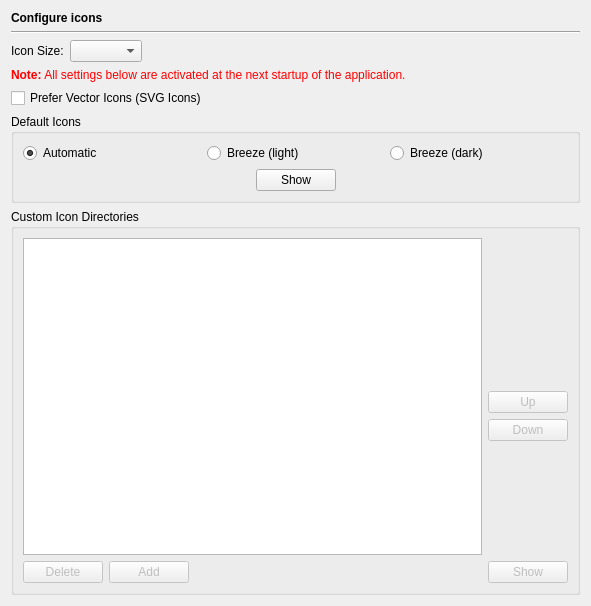
<?xml version="1.0" encoding="UTF-8"?>
<ui version="4.0">
 <class>IconsPage</class>
 <widget class="QWidget" name="IconsPage">
  <property name="geometry">
   <rect>
    <x>0</x>
    <y>0</y>
    <width>591</width>
    <height>606</height>
   </rect>
  </property>
  <layout class="QVBoxLayout" name="verticalLayout_2">
   <item>
    <widget class="QLabel" name="headerLabel">
     <property name="text">
      <string>&lt;b&gt;Configure icons&lt;/b&gt;</string>
     </property>
    </widget>
   </item>
   <item>
    <widget class="Line" name="line10">
     <property name="frameShape">
      <enum>QFrame::HLine</enum>
     </property>
     <property name="frameShadow">
      <enum>QFrame::Sunken</enum>
     </property>
     <property name="orientation">
      <enum>Qt::Horizontal</enum>
     </property>
    </widget>
   </item>
   <item>
    <layout class="QHBoxLayout" name="horizontalLayout_4">
     <item>
      <widget class="QLabel" name="label_5">
       <property name="text">
        <string>Icon Size:</string>
       </property>
      </widget>
     </item>
     <item>
      <widget class="QComboBox" name="iconSizeComboBox">
       <property name="toolTip">
        <string>Select the icon size</string>
       </property>
      </widget>
     </item>
     <item>
      <spacer name="horizontalSpacer_3">
       <property name="orientation">
        <enum>Qt::Horizontal</enum>
       </property>
       <property name="sizeHint" stdset="0">
        <size>
         <width>396</width>
         <height>20</height>
        </size>
       </property>
      </spacer>
     </item>
    </layout>
   </item>
   <item>
    <widget class="QLabel" name="TextLabel1_2_2_2">
     <property name="text">
      <string>&lt;font color=&quot;#FF0000&quot;&gt;&lt;b&gt;Note:&lt;/b&gt; All settings below are activated at the next startup of the application.&lt;/font&gt;</string>
     </property>
    </widget>
   </item>
   <item>
    <widget class="QCheckBox" name="vectorIconsCheckBox">
     <property name="toolTip">
      <string>Select this in order to prefer vector based SVG icons (pixel based icons as fallback). If unchecked pixel based are prefered.</string>
     </property>
     <property name="text">
      <string>Prefer Vector Icons (SVG Icons)</string>
     </property>
    </widget>
   </item>
   <item>
    <widget class="QGroupBox" name="groupBox_2">
     <property name="title">
      <string>Default Icons</string>
     </property>
     <layout class="QVBoxLayout" name="verticalLayout">
      <item>
       <layout class="QHBoxLayout" name="horizontalLayout_3">
        <item>
         <widget class="QRadioButton" name="defaultAutomaticButton">
          <property name="toolTip">
           <string>Select to select between Breeze (dark) and Breeze (light) based on the window lightness</string>
          </property>
          <property name="text">
           <string>Automatic</string>
          </property>
          <property name="checked">
           <bool>true</bool>
          </property>
         </widget>
        </item>
        <item>
         <widget class="QRadioButton" name="defaultBreezeLightButton">
          <property name="toolTip">
           <string>Select to use the Breeze vector icons for light window background</string>
          </property>
          <property name="text">
           <string>Breeze (light)</string>
          </property>
         </widget>
        </item>
        <item>
         <widget class="QRadioButton" name="defaultBreezeDarkButton">
          <property name="toolTip">
           <string>Select to use the Breeze vector icons for dark window background</string>
          </property>
          <property name="text">
           <string>Breeze (dark)</string>
          </property>
         </widget>
        </item>
       </layout>
      </item>
      <item>
       <layout class="QHBoxLayout" name="horizontalLayout_2">
        <item>
         <spacer name="horizontalSpacer">
          <property name="orientation">
           <enum>Qt::Horizontal</enum>
          </property>
          <property name="sizeHint" stdset="0">
           <size>
            <width>40</width>
            <height>20</height>
           </size>
          </property>
         </spacer>
        </item>
        <item>
         <widget class="QPushButton" name="showDefaultIconsButton">
          <property name="toolTip">
           <string>Press to show a dialog with a preview of the selected default icon set</string>
          </property>
          <property name="text">
           <string>Show</string>
          </property>
         </widget>
        </item>
        <item>
         <spacer name="horizontalSpacer_2">
          <property name="orientation">
           <enum>Qt::Horizontal</enum>
          </property>
          <property name="sizeHint" stdset="0">
           <size>
            <width>40</width>
            <height>20</height>
           </size>
          </property>
         </spacer>
        </item>
       </layout>
      </item>
     </layout>
    </widget>
   </item>
   <item>
    <widget class="QGroupBox" name="groupBox">
     <property name="title">
      <string>Custom Icon Directories</string>
     </property>
     <layout class="QGridLayout" name="gridLayout">
      <item row="0" column="0">
       <widget class="QListWidget" name="iconDirectoryList">
        <property name="toolTip">
         <string>List of icon directories</string>
        </property>
        <property name="alternatingRowColors">
         <bool>true</bool>
        </property>
       </widget>
      </item>
      <item row="0" column="1">
       <layout class="QVBoxLayout">
        <item>
         <spacer>
          <property name="orientation">
           <enum>Qt::Vertical</enum>
          </property>
          <property name="sizeType">
           <enum>QSizePolicy::Expanding</enum>
          </property>
          <property name="sizeHint" stdset="0">
           <size>
            <width>20</width>
            <height>209</height>
           </size>
          </property>
         </spacer>
        </item>
        <item>
         <widget class="QPushButton" name="upButton">
          <property name="enabled">
           <bool>false</bool>
          </property>
          <property name="text">
           <string>Up</string>
          </property>
         </widget>
        </item>
        <item>
         <widget class="QPushButton" name="downButton">
          <property name="enabled">
           <bool>false</bool>
          </property>
          <property name="text">
           <string>Down</string>
          </property>
         </widget>
        </item>
        <item>
         <spacer>
          <property name="orientation">
           <enum>Qt::Vertical</enum>
          </property>
          <property name="sizeType">
           <enum>QSizePolicy::Expanding</enum>
          </property>
          <property name="sizeHint" stdset="0">
           <size>
            <width>20</width>
            <height>170</height>
           </size>
          </property>
         </spacer>
        </item>
       </layout>
      </item>
      <item row="1" column="0">
       <layout class="QHBoxLayout" name="horizontalLayout">
        <item>
         <widget class="QPushButton" name="deleteIconDirectoryButton">
          <property name="enabled">
           <bool>false</bool>
          </property>
          <property name="toolTip">
           <string>Press to delete the selected directory from the list</string>
          </property>
          <property name="text">
           <string>Delete</string>
          </property>
         </widget>
        </item>
        <item>
         <widget class="QPushButton" name="addIconDirectoryButton">
          <property name="enabled">
           <bool>false</bool>
          </property>
          <property name="toolTip">
           <string>Press to add the entered directory to the list</string>
          </property>
          <property name="text">
           <string>Add</string>
          </property>
         </widget>
        </item>
        <item>
         <widget class="EricPathPicker" name="iconDirectoryPicker" native="true">
          <property name="sizePolicy">
           <sizepolicy hsizetype="Expanding" vsizetype="Preferred">
            <horstretch>0</horstretch>
            <verstretch>0</verstretch>
           </sizepolicy>
          </property>
          <property name="focusPolicy">
           <enum>Qt::StrongFocus</enum>
          </property>
         </widget>
        </item>
       </layout>
      </item>
      <item row="1" column="1">
       <widget class="QPushButton" name="showIconsButton">
        <property name="enabled">
         <bool>false</bool>
        </property>
        <property name="text">
         <string>Show</string>
        </property>
       </widget>
      </item>
     </layout>
    </widget>
   </item>
  </layout>
 </widget>
 <customwidgets>
  <customwidget>
   <class>EricPathPicker</class>
   <extends>QWidget</extends>
   <header>eric7/EricWidgets/EricPathPicker.h</header>
   <container>1</container>
  </customwidget>
 </customwidgets>
 <tabstops>
  <tabstop>iconSizeComboBox</tabstop>
  <tabstop>vectorIconsCheckBox</tabstop>
  <tabstop>defaultAutomaticButton</tabstop>
  <tabstop>defaultBreezeLightButton</tabstop>
  <tabstop>defaultBreezeDarkButton</tabstop>
  <tabstop>showDefaultIconsButton</tabstop>
  <tabstop>iconDirectoryList</tabstop>
  <tabstop>iconDirectoryPicker</tabstop>
  <tabstop>addIconDirectoryButton</tabstop>
  <tabstop>showIconsButton</tabstop>
  <tabstop>deleteIconDirectoryButton</tabstop>
  <tabstop>upButton</tabstop>
  <tabstop>downButton</tabstop>
 </tabstops>
 <resources/>
 <connections/>
</ui>
